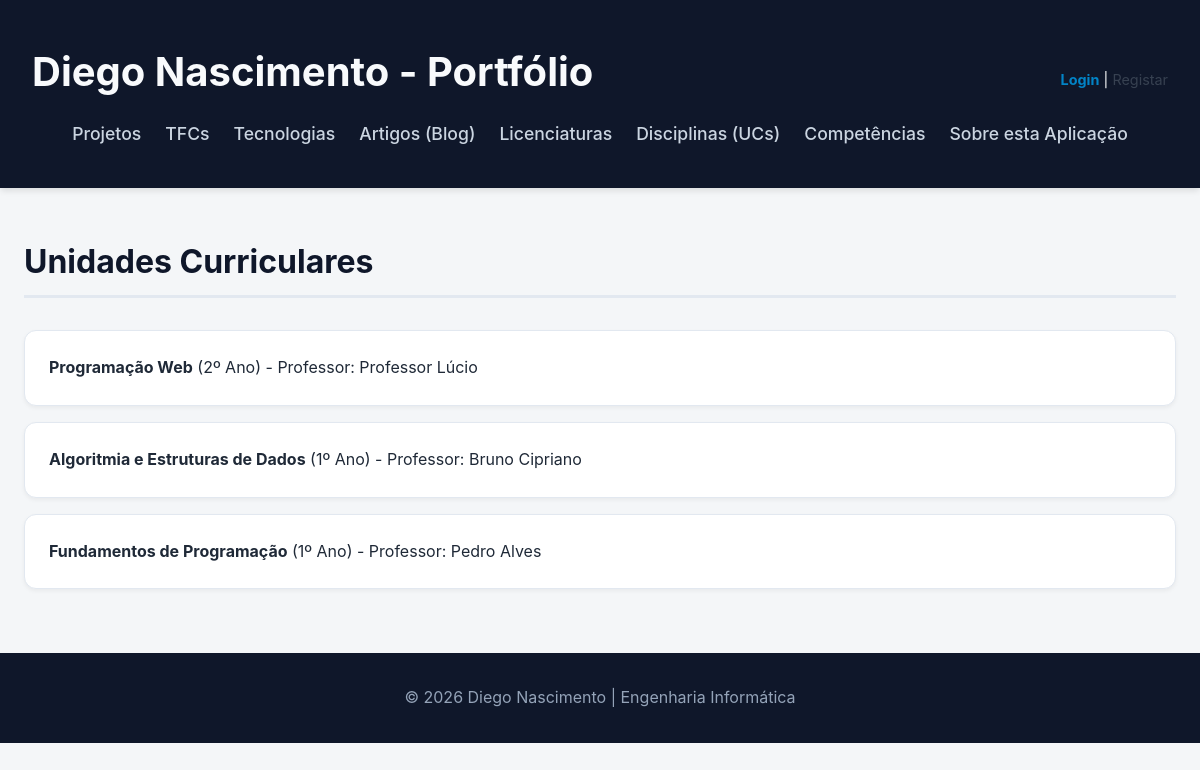
The page /ucs/ on the database its author committed.
### portfolio/models.py (models this page shows, shortened)
class UnidadeCurricular(models.Model):
    nome = models.CharField(max_length=100)
    ano_curricular = models.IntegerField()
    semestre = models.IntegerField()
    ects = models.IntegerField()
    imagem = models.ImageField(upload_to='ucs/')
    docente_nome = models.CharField(max_length=100)
    docente_link = models.URLField()
    licenciatura = models.ForeignKey(Licenciatura, on_delete=models.CASCADE, related_name='ucs')

### portfolio/views.py (the view)
# urls.py: path('ucs/', views.ucs_view, name='ucs'),
def ucs_view(request):
    ucs = UnidadeCurricular.objects.select_related('licenciatura').all()
    return render(request, 'portfolio/ucs.html', {'ucs': ucs})

### portfolio/templates/portfolio/ucs.html
{% extends "portfolio/base.html" %}
{% block content %}
    <h2>Unidades Curriculares</h2>
    <ul>
        {% for uc in ucs %}
            <li><strong>{{ uc.nome }}</strong> ({{ uc.ano_curricular }}º Ano) - Professor: {{ uc.docente_nome }}</li>
        {% endfor %}
    </ul>
{% endblock %}

### portfolio/static/portfolio/styles.css (style rules this page uses)
* { box-sizing: border-box; margin: 0; padding: 0; }
body { font-family: "Inter", "Segoe UI", system-ui, sans-serif; background: #f4f6f8; color: #1f2937; line-height: 1.6; }
main > h2 { font-size: 2rem; color: #0f172a; border-bottom: 3px solid #e2e8f0; padding-bottom: 0.5rem; margin-bottom: 2rem; }
main > ul { list-style: none; }
main > ul > li { background: white; margin-bottom: 1rem; padding: 1.5rem; border-radius: 12px; box-shadow: 0 2px 4px rgba(0, 0, 0, 0.05); border: 1px solid #e2e8f0; }

### rows shown on the page
UnidadeCurricular: nome "Programação Web", ano_curricular "2", docente_nome "Professor Lúcio"
UnidadeCurricular: nome "Algoritmia e Estruturas de Dados", ano_curricular "1", docente_nome "Bruno Cipriano"
UnidadeCurricular: nome "Fundamentos de Programação", ano_curricular "1", docente_nome "Pedro Alves"
